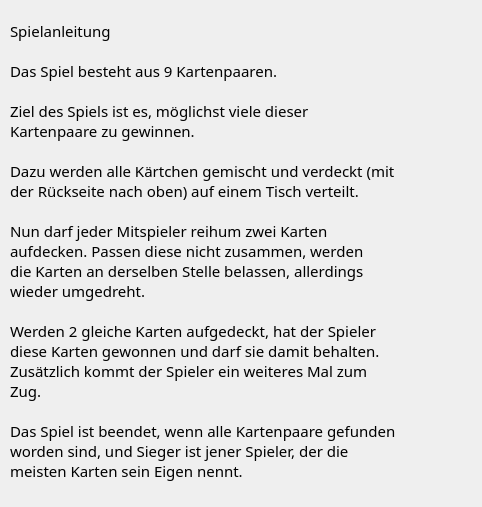
<?xml version="1.0" encoding="UTF-8"?>
<ui version="4.0">
 <class>Form</class>
 <widget class="QWidget" name="Form">
  <property name="geometry">
   <rect>
    <x>0</x>
    <y>0</y>
    <width>482</width>
    <height>507</height>
   </rect>
  </property>
  <property name="windowTitle">
   <string>Form</string>
  </property>
  <widget class="QLabel" name="labelSPielregeln">
   <property name="geometry">
    <rect>
     <x>10</x>
     <y>20</y>
     <width>461</width>
     <height>481</height>
    </rect>
   </property>
   <property name="font">
    <font>
     <family>Microsoft YaHei Light</family>
     <pointsize>11</pointsize>
    </font>
   </property>
   <property name="text">
    <string>Spielanleitung

Das Spiel besteht aus 9 Kartenpaaren.

Ziel des Spiels ist es, möglichst viele dieser
Kartenpaare zu gewinnen.

Dazu werden alle Kärtchen gemischt und verdeckt (mit
der Rückseite nach oben) auf einem Tisch verteilt.

Nun darf jeder Mitspieler reihum zwei Karten
aufdecken. Passen diese nicht zusammen, werden
die Karten an derselben Stelle belassen, allerdings
wieder umgedreht.

Werden 2 gleiche Karten aufgedeckt, hat der Spieler
diese Karten gewonnen und darf sie damit behalten.
Zusätzlich kommt der Spieler ein weiteres Mal zum
Zug.

Das Spiel ist beendet, wenn alle Kartenpaare gefunden
worden sind, und Sieger ist jener Spieler, der die
meisten Karten sein Eigen nennt.
</string>
   </property>
  </widget>
 </widget>
 <resources/>
 <connections/>
</ui>
